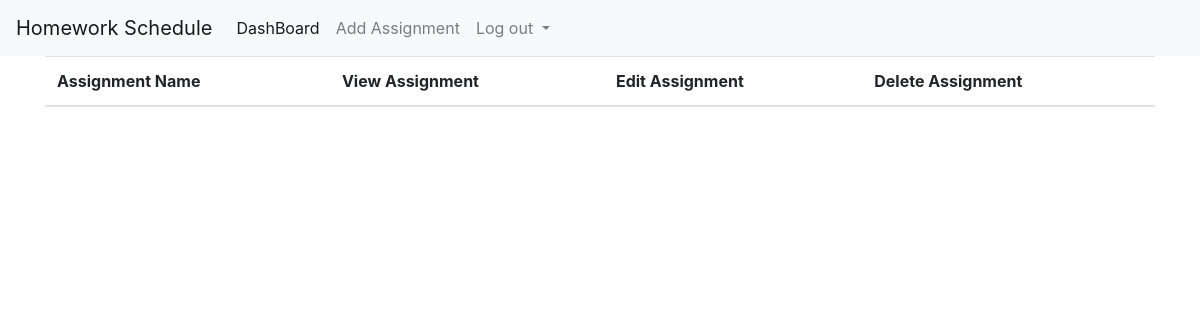
Page /assignments/5/ on the earlier database version.
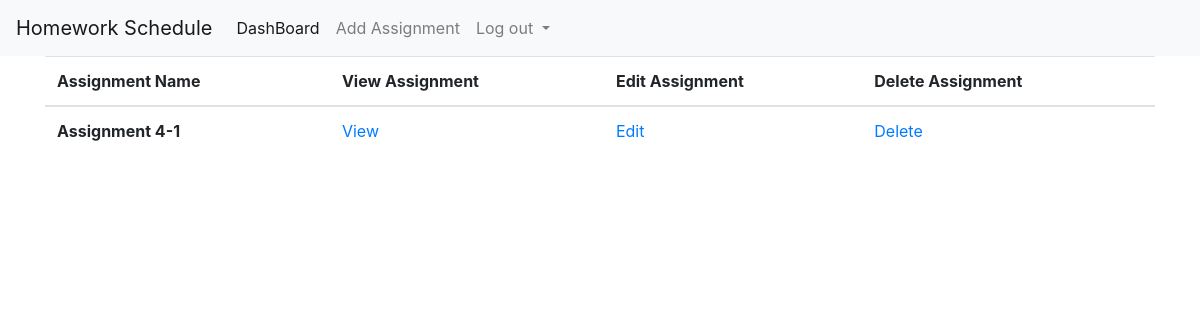
Same page on the later database version.
### homeworkScheduleWeb/models.py (models this page shows)
class Assignment(models.Model):
    name = models.TextField(default='', null=False)
    content = models.TextField(default='', null=False)
    class_id = models.ForeignKey('ClassName', on_delete=models.CASCADE, null=False)

### homeworkScheduleWeb/views.py (the view)
# urls.py: url('^assignments/(?P<class_id>\d+)/$', assignments_view),
def assignments_view(request, class_id):
    assignments = list(Assignment.objects.filter(class_id=class_id))
    data = {'assignments': assignments}
    return render(request, 'assignments.html', data)

### templates/assignments.html (shortened to what this page needs)
<!doctype html>
<html lang="en">
  <head>
    <link rel="stylesheet" href="https://stackpath.bootstrapcdn.com/bootstrap/4.1.3/css/bootstrap.min.css">
  </head>
  <body>
    {% include "nav.html" %}
    <div class="container">
        <table class="table">
          <thead>
            <tr>
              <th scope="col">Assignment Name</th>
              <th scope="col">View Assignment </th>
              <th scope="col">Edit Assignment </th>
              <th scope="col">Delete Assignment </th>
            </tr>
          </thead>
          <tbody>
            {% for assignment in assignments %}
            <tr>
              <th scope="row"> {{ assignment.name}}</th>
                <td><a href="/assignment_preview/{{assignment.id}}"> View</a></td>
                <td><a href="#"> Edit</a></td>
                <td><a href="#"> Delete</a></td>
            </tr>
            {% endfor %}
          </tbody>
        </table>
    </div>
  </body>
</html>

Differences in the rows shown:
added Assignment: name "Assignment 4-1"
